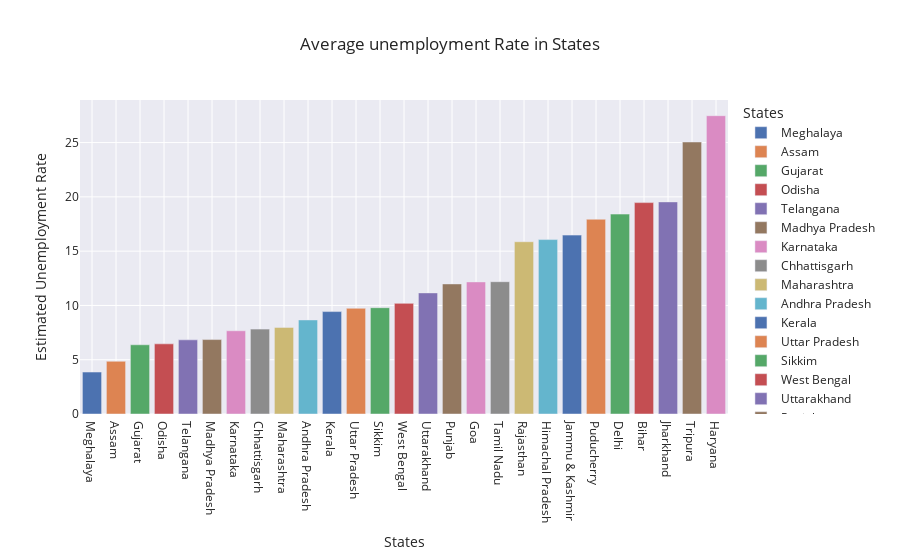

Notebook cell for this chart:
### Markdown cell above
*Bar plot showing the average unemployment rate in each state*

### Code cell
plot_um = df[['Estimated Unemployment Rate', 'States']]
df_unemployment = plot_um.groupby('States').mean().reset_index()

df_unemployment = df_unemployment.sort_values('Estimated Unemployment Rate')

fig = px.bar(df_unemployment, x='States', y='Estimated Unemployment Rate', color= 'States', title='Average unemployment Rate in States ' ,template='seaborn')
fig.show()

### Figure 1 — Plotly figure (JSON) as saved in the notebook; plotly's stock layout.template omitted (floating-point values rounded to 4 significant figures)
{"data": [{"alignmentgroup": "True", "hovertemplate": "States=%{x}<br>Estimated Unemployment Rate=%{y}<extra></extra>", "legendgroup": "Meghalaya", "marker": {"color": "rgb(76,114,176)", "pattern": {"shape": ""}}, "name": "Meghalaya", "offsetgroup": "Meghalaya", "orientation": "v", "showlegend": true, "textposition": "auto", "type": "bar", "x": ["Meghalaya"], "xaxis": "x", "y": [3.866], "yaxis": "y"}, {"alignmentgroup": "True", "hovertemplate": "States=%{x}<br>Estimated Unemployment Rate=%{y}<extra></extra>", "legendgroup": "Assam", "marker": {"color": "rgb(221,132,82)", "pattern": {"shape": ""}}, "name": "Assam", "offsetgroup": "Assam", "orientation": "v", "showlegend": true, "textposition": "auto", "type": "bar", "x": ["Assam"], "xaxis": "x", "y": [4.856], "yaxis": "y"}, {"alignmentgroup": "True", "hovertemplate": "States=%{x}<br>Estimated Unemployment Rate=%{y}<extra></extra>", "legendgroup": "Gujarat", "marker": {"color": "rgb(85,168,104)", "pattern": {"shape": ""}}, "name": "Gujarat", "offsetgroup": "Gujarat", "orientation": "v", "showlegend": true, "textposition": "auto", "type": "bar", "x": ["Gujarat"], "xaxis": "x", "y": [6.376], "yaxis": "y"}, {"alignmentgroup": "True", "hovertemplate": "States=%{x}<br>Estimated Unemployment Rate=%{y}<extra></extra>", "legendgroup": "Odisha", "marker": {"color": "rgb(196,78,82)", "pattern": {"shape": ""}}, "name": "Odisha", "offsetgroup": "Odisha", "orientation": "v", "showlegend": true, "textposition": "auto", "type": "bar", "x": ["Odisha"], "xaxis": "x", "y": [6.462], "yaxis": "y"}, {"alignmentgroup": "True", "hovertemplate": "States=%{x}<br>Estimated Unemployment Rate=%{y}<extra></extra>", "legendgroup": "Telangana", "marker": {"color": "rgb(129,114,179)", "pattern": {"shape": ""}}, "name": "Telangana", "offsetgroup": "Telangana", "orientation": "v", "showlegend": true, "textposition": "auto", "type": "bar", "x": ["Telangana"], "xaxis": "x", "y": [6.833], "yaxis": "y"}, {"alignmentgroup": "True", "hovertemplate": "States=%{x}<br>Estimated Unemployment Rate=%{y}<extra></extra>", "legendgroup": "Madhya Pradesh", "marker": {"color": "rgb(147,120,96)", "pattern": {"shape": ""}}, "name": "Madhya Pradesh", "offsetgroup": "Madhya Pradesh", "orientation": "v", "showlegend": true, "textposition": "auto", "type": "bar", "x": ["Madhya Pradesh"], "xaxis": "x", "y": [6.854], "yaxis": "y"}, {"alignmentgroup": "True", "hovertemplate": "States=%{x}<br>Estimated Unemployment Rate=%{y}<extra></extra>", "legendgroup": "Karnataka", "marker": {"color": "rgb(218,139,195)", "pattern": {"shape": ""}}, "name": "Karnataka", "offsetgroup": "Karnataka", "orientation": "v", "showlegend": true, "textposition": "auto", "type": "bar", "x": ["Karnataka"], "xaxis": "x", "y": [7.668], "yaxis": "y"}, {"alignmentgroup": "True", "hovertemplate": "States=%{x}<br>Estimated Unemployment Rate=%{y}<extra></extra>", "legendgroup": "Chhattisgarh", "marker": {"color": "rgb(140,140,140)", "pattern": {"shape": ""}}, "name": "Chhattisgarh", "offsetgroup": "Chhattisgarh", "orientation": "v", "showlegend": true, "textposition": "auto", "type": "bar", "x": ["Chhattisgarh"], "xaxis": "x", "y": [7.819], "yaxis": "y"}, {"alignmentgroup": "True", "hovertemplate": "States=%{x}<br>Estimated Unemployment Rate=%{y}<extra></extra>", "legendgroup": "Maharashtra", "marker": {"color": "rgb(204,185,116)", "pattern": {"shape": ""}}, "name": "Maharashtra", "offsetgroup": "Maharashtra", "orientation": "v", "showlegend": true, "textposition": "auto", "type": "bar", "x": ["Maharashtra"], "xaxis": "x", "y": [7.979], "yaxis": "y"}, {"alignmentgroup": "True", "hovertemplate": "States=%{x}<br>Estimated Unemployment Rate=%{y}<extra></extra>", "legendgroup": "Andhra Pradesh", "marker": {"color": "rgb(100,181,205)", "pattern": {"shape": ""}}, "name": "Andhra Pradesh", "offsetgroup": "Andhra Pradesh", "orientation": "v", "showlegend": true, "textposition": "auto", "type": "bar", "x": ["Andhra Pradesh"], "xaxis": "x", "y": [8.664], "yaxis": "y"}, {"alignmentgroup": "True", "hovertemplate": "States=%{x}<br>Estimated Unemployment Rate=%{y}<extra></extra>", "legendgroup": "Kerala", "marker": {"color": "rgb(76,114,176)", "pattern": {"shape": ""}}, "name": "Kerala", "offsetgroup": "Kerala", "orientation": "v", "showlegend": true, "textposition": "auto", "type": "bar", "x": ["Kerala"], "xaxis": "x", "y": [9.434], "yaxis": "y"}, {"alignmentgroup": "True", "hovertemplate": "States=%{x}<br>Estimated Unemployment Rate=%{y}<extra></extra>", "legendgroup": "Uttar Pradesh", "marker": {"color": "rgb(221,132,82)", "pattern": {"shape": ""}}, "name": "Uttar Pradesh", "offsetgroup": "Uttar Pradesh", "orientation": "v", "showlegend": true, "textposition": "auto", "type": "bar", "x": ["Uttar Pradesh"], "xaxis": "x", "y": [9.737], "yaxis": "y"}, {"alignmentgroup": "True", "hovertemplate": "States=%{x}<br>Estimated Unemployment Rate=%{y}<extra></extra>", "legendgroup": "Sikkim", "marker": {"color": "rgb(85,168,104)", "pattern": {"shape": ""}}, "name": "Sikkim", "offsetgroup": "Sikkim", "orientation": "v", "showlegend": true, "textposition": "auto", "type": "bar", "x": ["Sikkim"], "xaxis": "x", "y": [9.793], "yaxis": "y"}, {"alignmentgroup": "True", "hovertemplate": "States=%{x}<br>Estimated Unemployment Rate=%{y}<extra></extra>", "legendgroup": "West Bengal", "marker": {"color": "rgb(196,78,82)", "pattern": {"shape": ""}}, "name": "West Bengal", "offsetgroup": "West Bengal", "orientation": "v", "showlegend": true, "textposition": "auto", "type": "bar", "x": ["West Bengal"], "xaxis": "x", "y": [10.19], "yaxis": "y"}, {"alignmentgroup": "True", "hovertemplate": "States=%{x}<br>Estimated Unemployment Rate=%{y}<extra></extra>", "legendgroup": "Uttarakhand", "marker": {"color": "rgb(129,114,179)", "pattern": {"shape": ""}}, "name": "Uttarakhand", "offsetgroup": "Uttarakhand", "orientation": "v", "showlegend": true, "textposition": "auto", "type": "bar", "x": ["Uttarakhand"], "xaxis": "x", "y": [11.16], "yaxis": "y"}, {"alignmentgroup": "True", "hovertemplate": "States=%{x}<br>Estimated Unemployment Rate=%{y}<extra></extra>", "legendgroup": "Punjab", "marker": {"color": "rgb(147,120,96)", "pattern": {"shape": ""}}, "name": "Punjab", "offsetgroup": "Punjab", "orientation": "v", "showlegend": true, "textposition": "auto", "type": "bar", "x": ["Punjab"], "xaxis": "x", "y": [11.98], "yaxis": "y"}, {"alignmentgroup": "True", "hovertemplate": "States=%{x}<br>Estimated Unemployment Rate=%{y}<extra></extra>", "legendgroup": "Goa", "marker": {"color": "rgb(218,139,195)", "pattern": {"shape": ""}}, "name": "Goa", "offsetgroup": "Goa", "orientation": "v", "showlegend": true, "textposition": "auto", "type": "bar", "x": ["Goa"], "xaxis": "x", "y": [12.17], "yaxis": "y"}, {"alignmentgroup": "True", "hovertemplate": "States=%{x}<br>Estimated Unemployment Rate=%{y}<extra></extra>", "legendgroup": "Tamil Nadu", "marker": {"color": "rgb(140,140,140)", "pattern": {"shape": ""}}, "name": "Tamil Nadu", "offsetgroup": "Tamil Nadu", "orientation": "v", "showlegend": true, "textposition": "auto", "type": "bar", "x": ["Tamil Nadu"], "xaxis": "x", "y": [12.19], "yaxis": "y"}, {"alignmentgroup": "True", "hovertemplate": "States=%{x}<br>Estimated Unemployment Rate=%{y}<extra></extra>", "legendgroup": "Rajasthan", "marker": {"color": "rgb(204,185,116)", "pattern": {"shape": ""}}, "name": "Rajasthan", "offsetgroup": "Rajasthan", "orientation": "v", "showlegend": true, "textposition": "auto", "type": "bar", "x": ["Rajasthan"], "xaxis": "x", "y": [15.87], "yaxis": "y"}, {"alignmentgroup": "True", "hovertemplate": "States=%{x}<br>Estimated Unemployment Rate=%{y}<extra></extra>", "legendgroup": "Himachal Pradesh", "marker": {"color": "rgb(100,181,205)", "pattern": {"shape": ""}}, "name": "Himachal Pradesh", "offsetgroup": "Himachal Pradesh", "orientation": "v", "showlegend": true, "textposition": "auto", "type": "bar", "x": ["Himachal Pradesh"], "xaxis": "x", "y": [16.07], "yaxis": "y"}, {"alignmentgroup": "True", "hovertemplate": "States=%{x}<br>Estimated Unemployment Rate=%{y}<extra></extra>", "legendgroup": "Jammu & Kashmir", "marker": {"color": "rgb(76,114,176)", "pattern": {"shape": ""}}, "name": "Jammu & Kashmir", "offsetgroup": "Jammu & Kashmir", "orientation": "v", "showlegend": true, "textposition": "auto", "type": "bar", "x": ["Jammu & Kashmir"], "xaxis": "x", "y": [16.48], "yaxis": "y"}, {"alignmentgroup": "True", "hovertemplate": "States=%{x}<br>Estimated Unemployment Rate=%{y}<extra></extra>", "legendgroup": "Puducherry", "marker": {"color": "rgb(221,132,82)", "pattern": {"shape": ""}}, "name": "Puducherry", "offsetgroup": "Puducherry", "orientation": "v", "showlegend": true, "textposition": "auto", "type": "bar", "x": ["Puducherry"], "xaxis": "x", "y": [17.94], "yaxis": "y"}, {"alignmentgroup": "True", "hovertemplate": "States=%{x}<br>Estimated Unemployment Rate=%{y}<extra></extra>", "legendgroup": "Delhi", "marker": {"color": "rgb(85,168,104)", "pattern": {"shape": ""}}, "name": "Delhi", "offsetgroup": "Delhi", "orientation": "v", "showlegend": true, "textposition": "auto", "type": "bar", "x": ["Delhi"], "xaxis": "x", "y": [18.41], "yaxis": "y"}, {"alignmentgroup": "True", "hovertemplate": "States=%{x}<br>Estimated Unemployment Rate=%{y}<extra></extra>", "legendgroup": "Bihar", "marker": {"color": "rgb(196,78,82)", "pattern": {"shape": ""}}, "name": "Bihar", "offsetgroup": "Bihar", "orientation": "v", "showlegend": true, "textposition": "auto", "type": "bar", "x": ["Bihar"], "xaxis": "x", "y": [19.47], "yaxis": "y"}, {"alignmentgroup": "True", "hovertemplate": "States=%{x}<br>Estimated Unemployment Rate=%{y}<extra></extra>", "legendgroup": "Jharkhand", "marker": {"color": "rgb(129,114,179)", "pattern": {"shape": ""}}, "name": "Jharkhand", "offsetgroup": "Jharkhand", "orientation": "v", "showlegend": true, "textposition": "auto", "type": "bar", "x": ["Jharkhand"], "xaxis": "x", "y": [19.54], "yaxis": "y"}, {"alignmentgroup": "True", "hovertemplate": "States=%{x}<br>Estimated Unemployment Rate=%{y}<extra></extra>", "legendgroup": "Tripura", "marker": {"color": "rgb(147,120,96)", "pattern": {"shape": ""}}, "name": "Tripura", "offsetgroup": "Tripura", "orientation": "v", "showlegend": true, "textposition": "auto", "type": "bar", "x": ["Tripura"], "xaxis": "x", "y": [25.05], "yaxis": "y"}, {"alignmentgroup": "True", "hovertemplate": "States=%{x}<br>Estimated Unemployment Rate=%{y}<extra></extra>", "legendgroup": "Haryana", "marker": {"color": "rgb(218,139,195)", "pattern": {"shape": ""}}, "name": "Haryana", "offsetgroup": "Haryana", "orientation": "v", "showlegend": true, "textposition": "auto", "type": "bar", "x": ["Haryana"], "xaxis": "x", "y": [27.48], "yaxis": "y"}], "layout": {"barmode": "relative", "legend": {"title": {"text": "States"}, "tracegroupgap": 0}, "title": {"text": "Average unemployment Rate in States "}, "xaxis": {"anchor": "y", "categoryarray": ["Meghalaya", "Assam", "Gujarat", "Odisha", "Telangana", "Madhya Pradesh", "Karnataka", "Chhattisgarh", "Maharashtra", "Andhra Pradesh", "Kerala", "Uttar Pradesh", "Sikkim", "West Bengal", "Uttarakhand", "Punjab", "Goa", "Tamil Nadu", "Rajasthan", "Himachal Pradesh", "Jammu & Kashmir", "Puducherry", "Delhi", "Bihar", "Jharkhand", "Tripura", "Haryana"], "categoryorder": "array", "domain": [0, 1], "title": {"text": "States"}}, "yaxis": {"anchor": "x", "domain": [0, 1], "title": {"text": "Estimated Unemployment Rate"}}}}
